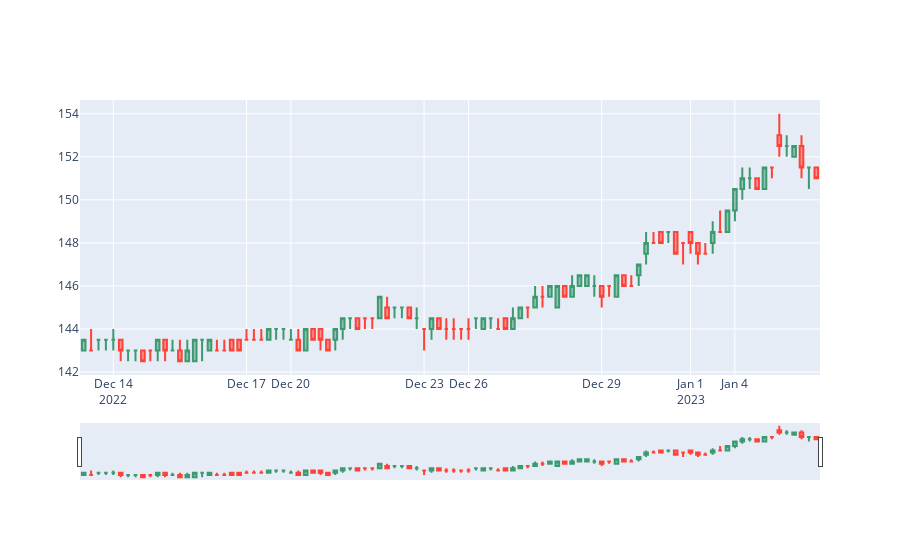

Notebook code cell kept with this figure:
### Code cell
share.Plot_Candle_hours('KBANK')
